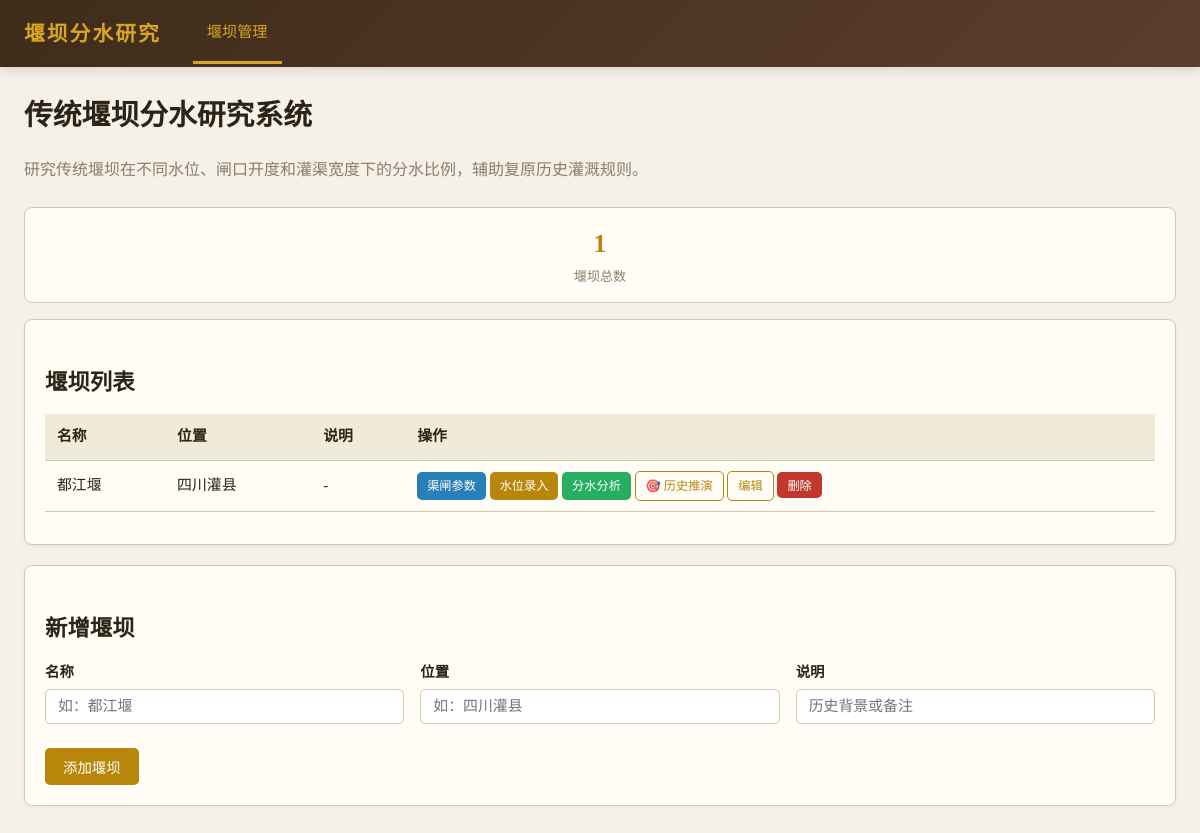
The app's page /, older data.
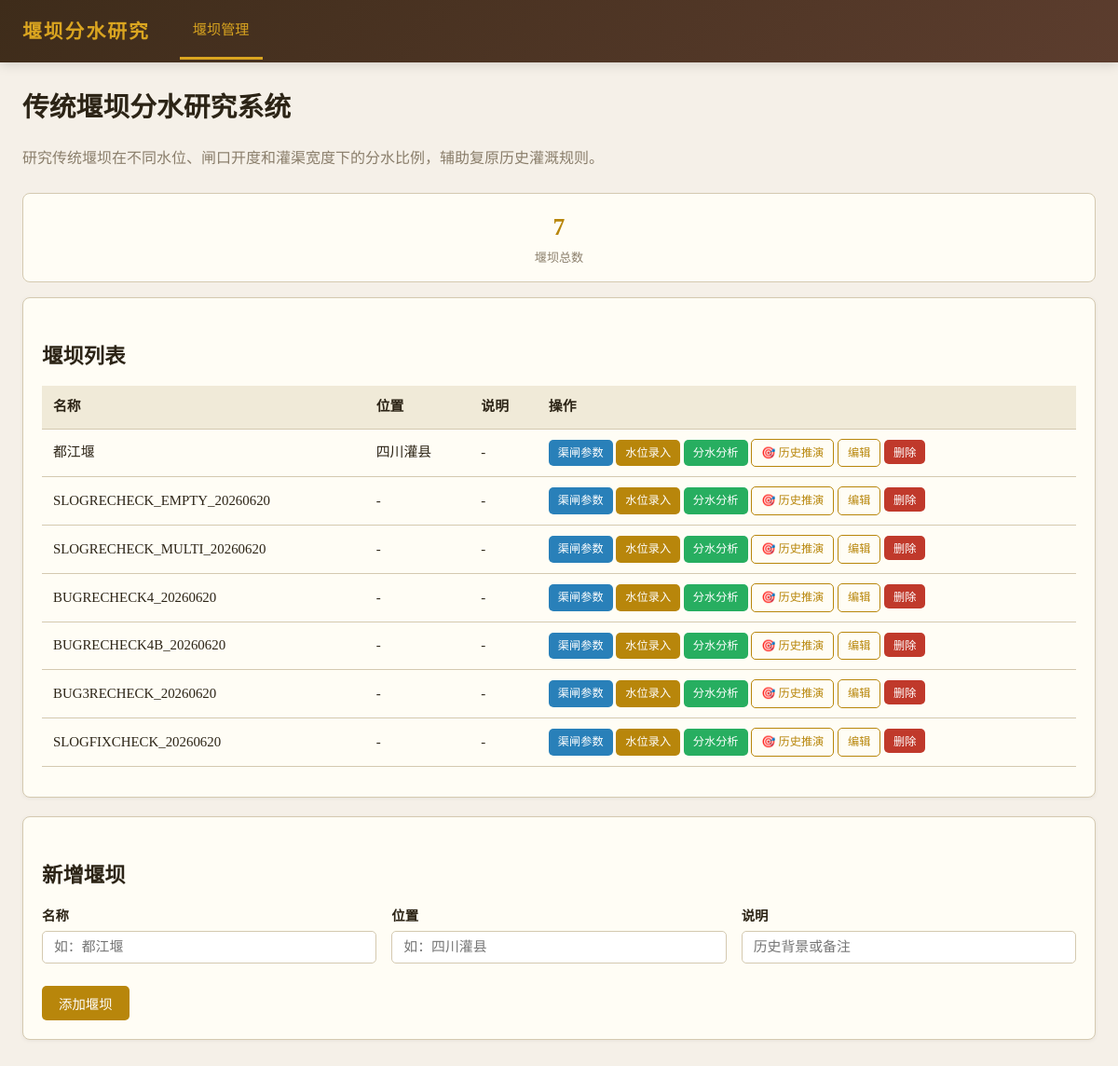
The same page, newer data.
### tables this page shows
CREATE TABLE weirs (
            id INTEGER PRIMARY KEY AUTOINCREMENT,
            name TEXT NOT NULL,
            location TEXT DEFAULT '',
            description TEXT DEFAULT ''
        );

### app/routers/weirs.py (the view)
@router.get("/", response_class=HTMLResponse)
def index(request: Request):
    db = get_db()
    weirs = db.execute("SELECT * FROM weirs ORDER BY id").fetchall()
    db.close()
    return getattr(request.app.state, "templates", None).TemplateResponse(request, "index.html", {"weirs": weirs})

### app/templates/index.html (shortened to what this page needs)
{% extends "base.html" %}
{% block nav_weirs %}class="active"{% endblock %}
{% block content %}
<h1>传统堰坝分水研究系统</h1>
<p style="color: var(--muted); margin-bottom: 24px;">研究传统堰坝在不同水位、闸口开度和灌渠宽度下的分水比例，辅助复原历史灌溉规则。</p>
<div class="stat-row">
    <div class="stat-card">
        <div class="stat-value">{{ weirs|length }}</div>
        <div class="stat-label">堰坝总数</div>
    </div>
</div>
<div class="card">
    <h2>堰坝列表</h2>
    {% if weirs %}
    <table>
        <thead>
            <tr><th>名称</th><th>位置</th><th>说明</th><th>操作</th></tr>
        </thead>
        <tbody>
            {% for w in weirs %}
            <tr>
                <td>{{ w.name }}</td>
                <td>{{ w.location or '-' }}</td>
                <td>{{ w.description or '-' }}</td>
                <td>
                    <a href="/weirs/{{ w.id }}/canals" class="btn btn-sm btn-info">渠闸参数</a>
                    <a href="/weirs/{{ w.id }}/waterlevels" class="btn btn-sm btn-primary">水位录入</a>
                    <a href="/weirs/{{ w.id }}/schemes" class="btn btn-sm btn-success">分水分析</a>
                    <a href="/weirs/{{ w.id }}/scenarios" class="btn btn-sm btn-outline">🎯 历史推演</a>
                    <a href="/weirs/{{ w.id }}/edit" class="btn btn-sm btn-outline">编辑</a>
                    <form method="post" action="/weirs/{{ w.id }}/delete" style="display:inline" onsubmit="return confirm('确定删除该堰坝？所有关联数据将一并删除。')">
                        <button type="submit" class="btn btn-sm btn-danger">删除</button>
                    </form>
                </td>
            </tr>
            {% endfor %}
        </tbody>
    </table>
    {% else %}
    <div class="empty-state">
        <div class="icon">🏜️</div>
        <p>尚未创建堰坝，请先添加一座堰坝</p>
    </div>
    {% endif %}
</div>
<div class="card">
    <h2>新增堰坝</h2>
    <form method="post" action="/weirs">
        <div class="form-row">
            <div class="form-group">
                <label>名称</label>
                <input type="text" name="name" required placeholder="如：都江堰">
            </div>
            <div class="form-group">
                <label>位置</label>
                <input type="text" name="location" placeholder="如：四川灌县">
            </div>
            <div class="form-group">
                <label>说明</label>
                <input type="text" name="description" placeholder="历史背景或备注">
            </div>
        </div>
        <div style="margin-top:12px">
            <button type="submit" class="btn btn-primary">添加堰坝</button>
        </div>
    </form>
</div>
{% endblock %}

### app/templates/base.html (shortened to what this page needs)
<!DOCTYPE html>
<html lang="zh-CN">
<head>
</head>
<body>
    <nav>
        <div class="nav-inner">
            <a href="/" class="brand">堰坝分水研究</a>
            <ul class="nav-links">
                <li><a href="/weirs" {% block nav_weirs %}{% endblock %}>堰坝管理</a></li>
            </ul>
        </div>
    </nav>
    <div class="container">
        {% block content %}{% endblock %}
    </div>
</body>
</html>

### app/templates/base.html (style rules this page uses)
:root { --bg: #f5f0e8; --fg: #2c2416; --muted: #8a7e6b; --accent: #b8860b; --accent-light: #daa520; --card: #fffdf5; --border: #d4c9b0; --danger: #c0392b; --success: #27ae60; --info: #2980b9; }
* { margin: 0; padding: 0; box-sizing: border-box; }
body { font-family: "Noto Serif SC", "Songti SC", Georgia, serif; background: var(--bg); color: var(--fg); line-height: 1.7; }
nav { background: linear-gradient(135deg, #3e2c1a 0%, #5c3d2e 100%); color: #f5f0e8; padding: 0; box-shadow: 0 2px 12px rgba(0,0,0,0.15); }
nav .nav-inner { max-width: 1200px; margin: 0 auto; display: flex; align-items: center; padding: 0 24px; }
nav .brand { font-size: 1.3em; font-weight: 700; padding: 16px 0; letter-spacing: 2px; text-decoration: none; color: #daa520; }
nav .nav-links { display: flex; gap: 4px; margin-left: 32px; list-style: none; }
nav .nav-links a { color: #d4c9b0; text-decoration: none; padding: 16px 14px; display: block; font-size: 0.95em; transition: color 0.2s, border-bottom-color 0.2s; border-bottom: 3px solid transparent; }
nav .nav-links a:hover, nav .nav-links a.active { color: #daa520; border-bottom-color: #daa520; }
.container { max-width: 1200px; margin: 0 auto; padding: 24px; }
h1 { font-size: 1.8em; margin-bottom: 16px; color: var(--fg); }
h2 { font-size: 1.4em; margin: 24px 0 12px; color: var(--fg); }
.card { background: var(--card); border: 1px solid var(--border); border-radius: 8px; padding: 20px; margin-bottom: 20px; box-shadow: 0 1px 4px rgba(0,0,0,0.06); }
table { width: 100%; border-collapse: collapse; margin: 12px 0; }
th, td { padding: 10px 12px; text-align: left; border-bottom: 1px solid var(--border); font-size: 0.93em; }
th { background: #f0ead8; font-weight: 600; color: var(--fg); }
.btn { display: inline-block; padding: 8px 18px; border: none; border-radius: 5px; font-size: 0.9em; cursor: pointer; text-decoration: none; transition: all 0.2s; font-family: inherit; }
.btn-primary { background: var(--accent); color: #fff; }
.btn-danger { background: var(--danger); color: #fff; }
.btn-success { background: var(--success); color: #fff; }
.btn-info { background: var(--info); color: #fff; }
.btn-sm { padding: 4px 10px; font-size: 0.82em; }
.btn-outline { background: transparent; border: 1px solid var(--accent); color: var(--accent); }
form { display: inline; }
.form-group { margin-bottom: 12px; }
.form-group label { display: block; margin-bottom: 4px; font-weight: 600; font-size: 0.9em; color: var(--fg); }
.form-group input, .form-group select, .form-group textarea { width: 100%; max-width: 400px; padding: 8px 12px; border: 1px solid var(--border); border-radius: 5px; font-size: 0.93em; font-family: inherit; background: #fff; }
.form-row { display: flex; gap: 16px; flex-wrap: wrap; }
.form-row .form-group { flex: 1; min-width: 180px; }
.stat-row { display: flex; gap: 16px; flex-wrap: wrap; margin-bottom: 16px; }
.stat-card { flex: 1; min-width: 140px; background: var(--card); border: 1px solid var(--border); border-radius: 8px; padding: 14px; text-align: center; }
.stat-card .stat-value { font-size: 1.6em; font-weight: 700; color: var(--accent); }
.stat-card .stat-label { font-size: 0.82em; color: var(--muted); }

Row changes from the older to the newer data that the page shows:
added weirs: name "SLOGRECHECK_EMPTY_20260620", location "-", description "-"
added weirs: name "SLOGRECHECK_MULTI_20260620", location "-", description "-"
added weirs: name "BUGRECHECK4_20260620", location "-", description "-"
added weirs: name "BUGRECHECK4B_20260620", location "-", description "-"
added weirs: name "BUG3RECHECK_20260620", location "-", description "-"
added weirs: name "SLOGFIXCHECK_20260620", location "-", description "-"
Text that changed along with them:
{{ weirs|length }}: "1" → "7"
